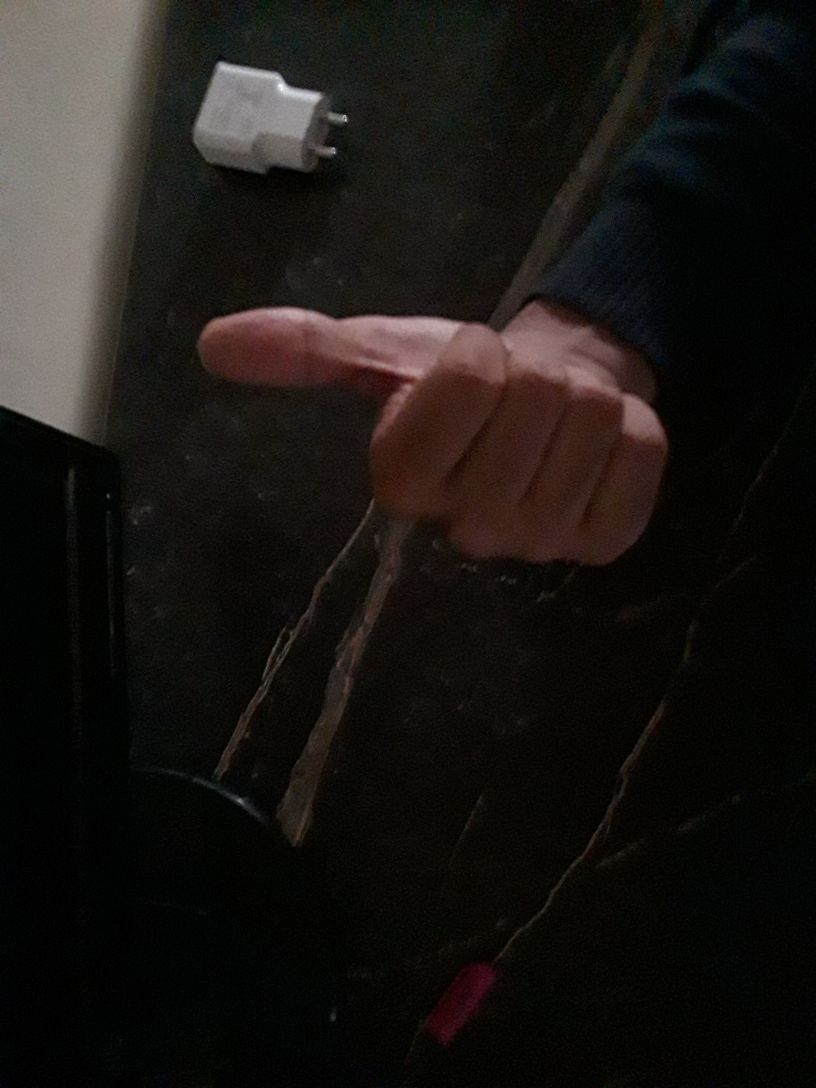
#> input picture img.jpg, 2448 x 3264 px (shown at 1/3 size)
$ jupyter execute 'Cordinates&Color.ipynb'
#> lines starting #> are read from the running program, lines starting #| are printed output that depends on the picture
[cell 1]
import cv2 as cv
import numpy as np

def mouse_event(event, x, y, flag, par):
    if event == cv.EVENT_LBUTTONDOWN:
        text = '('+str(x)+','+str(y)+')'
        cv.putText(img, text, (x,y), 2, 1, (0,255,0), 4)
    if event == cv.EVENT_RBUTTONDOWN:
        col = str(img[y,x])
        cv.putText(img, col, (x,y), 2, 1, (0,0,255),4)


cv.namedWindow('image')

img = cv.imread('img.jpg')
#> img is the input picture: shape (3264, 2448, 3); mean B, G, R 20.4, 23, 26.2
img = cv.resize(img, (500,500))
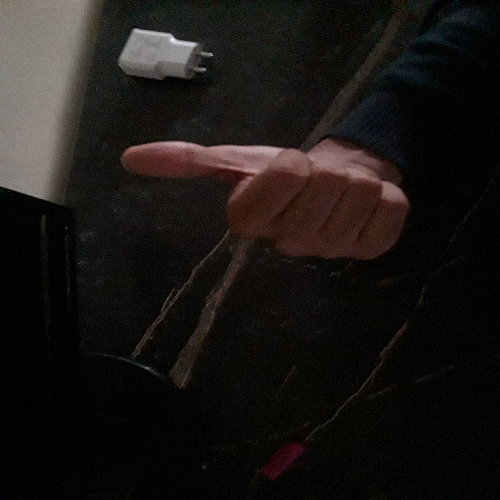
#> img: shape (500, 500, 3); mean B, G, R 20.2, 22.8, 26.1

cv.setMouseCallback('image',mouse_event)

while True:
    cv.imshow('image',img)
    if cv.waitKey(1) & 0xff == ord('z'):
#> (key Esc is pressed here)
        break

cv.destroyAllWindows()
